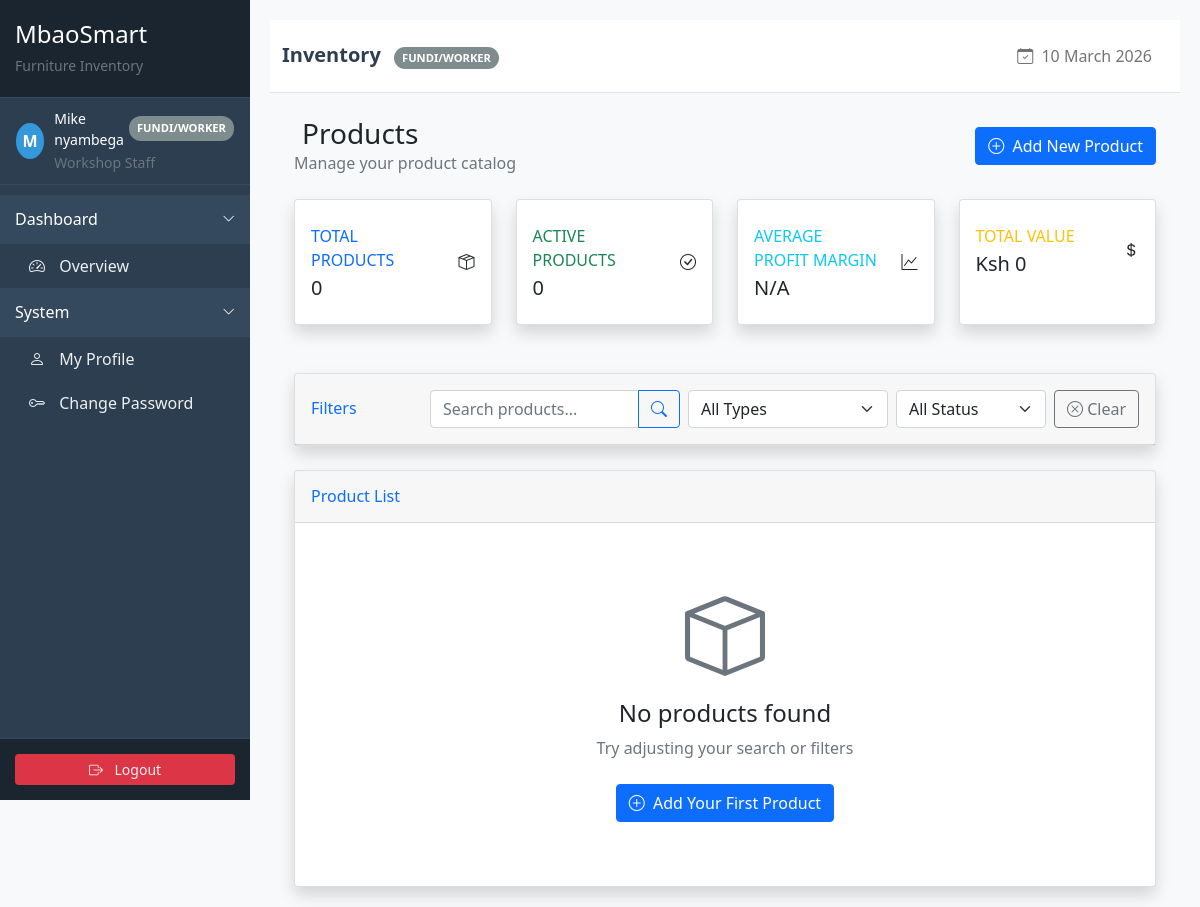
Before: /production/products/ (signed in) with the older database file.
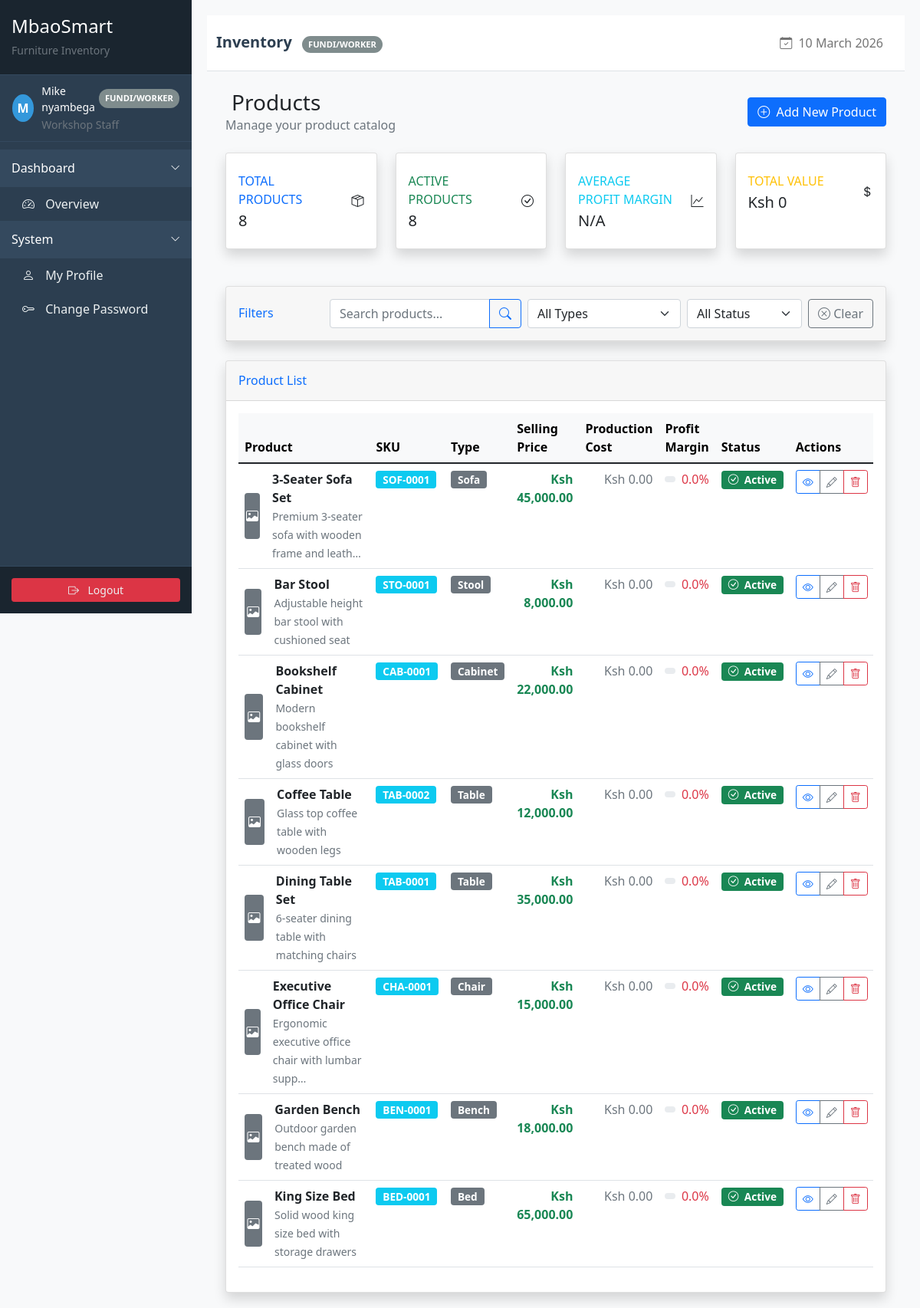
After: the same page with the newer database file.
### production/models.py (models this page shows, shortened)
class Product(models.Model):
    PRODUCT_TYPES = [
        ('chair', 'Chair'),
        ('bed', 'Bed'),
        ('table', 'Table'),
        ('sofa', 'Sofa'),
        ('cabinet', 'Cabinet'),
        ('shelf', 'Shelf'),
        ('stool', 'Stool'),
        ('bench', 'Bench'),
    ]
    name = models.CharField(max_length=200)
    product_type = models.CharField(max_length=20, choices=PRODUCT_TYPES)
    sku = models.CharField(max_length=50, unique=True, verbose_name="SKU")
    description = models.TextField(blank=True)
    selling_price = models.DecimalField(max_digits=12, decimal_places=2, validators=[MinValueValidator(0)])
    production_cost = models.DecimalField(max_digits=12, decimal_places=2, default=0, editable=False)
    profit_margin = models.DecimalField(max_digits=5, decimal_places=2, default=0, editable=False)
    image = models.ImageField(upload_to='products/', blank=True, null=True)
    is_active = models.BooleanField(default=True)
    created_at = models.DateTimeField(auto_now_add=True)
    updated_at = models.DateTimeField(auto_now=True)
    class Meta:
        ordering = ['name']
        verbose_name = "Product"
        verbose_name_plural = "Products"

### production/views.py (the view)
# urls.py: path('products/', views.ProductListView.as_view(), name='product_list'),
class ProductListView(LoginRequiredMixin, PermissionRequiredMixin, ListView):
    model = Product
    template_name = 'production/product_list.html'
    context_object_name = 'products'
    permission_required = 'production.view_product'
    paginate_by = 20
    def get_queryset(self):
        queryset = super().get_queryset()
        search_query = self.request.GET.get('search', '')
        if search_query:
            queryset = queryset.filter(
                Q(name__icontains=search_query) |
                Q(sku__icontains=search_query) |
                Q(description__icontains=search_query)
            )
        product_type = self.request.GET.get('product_type', '')
        if product_type:
            queryset = queryset.filter(product_type=product_type)
        status = self.request.GET.get('status', '')
        if status == 'active':
            queryset = queryset.filter(is_active=True)
        elif status == 'inactive':
            queryset = queryset.filter(is_active=False)
        return queryset
    def get_context_data(self, **kwargs):
        context = super().get_context_data(**kwargs)
        context['product_types'] = Product.PRODUCT_TYPES
        context['search_query'] = self.request.GET.get('search', '')
        context['selected_type'] = self.request.GET.get('product_type', '')
        context['selected_status'] = self.request.GET.get('status', '')
        context['total_products'] = Product.objects.count()
        context['active_products'] = Product.objects.filter(is_active=True).count()
        return context

### inventory/context_processors.py (called while the page is built)
def stock_alert_count(request):
    if request.user.is_authenticated:
        count = StockAlert.objects.filter(is_active=True).count()
        return {'stock_alert_count': count}
    return {'stock_alert_count': 0}

### templates/production/product_list.html (shortened to what the changed rows need)
{% extends 'base/base.html' %}
{% load static %}
{% load humanize %}
{% block content %}
<div class="container-fluid">
    <div class="d-flex justify-content-between align-items-center mb-4">
        <div>
            <h1 class="h3 mb-0 text-gray-800">
                 Products
            </h1>
        </div>
    </div>
    <div class="row mb-4">
        <div class="col-xl-3 col-md-6 mb-4">
            <div class="card border-left-primary shadow h-100 py-2">
                <div class="card-body">
                    <div class="row no-gutters align-items-center">
                        <div class="col mr-2">
                            <div class="text-xs font-weight-bold text-primary text-uppercase mb-1">
                                Total Products
                            </div>
                            <div class="h5 mb-0 font-weight-bold text-gray-800">{{ total_products }}</div>
                        </div>
                    </div>
                </div>
            </div>
        </div>
        <div class="col-xl-3 col-md-6 mb-4">
            <div class="card border-left-success shadow h-100 py-2">
                <div class="card-body">
                    <div class="row no-gutters align-items-center">
                        <div class="col mr-2">
                            <div class="text-xs font-weight-bold text-success text-uppercase mb-1">
                                Active Products
                            </div>
                            <div class="h5 mb-0 font-weight-bold text-gray-800">{{ active_products }}</div>
                        </div>
                    </div>
                </div>
            </div>
        </div>
    </div>
    <div class="card shadow">
        <div class="card-body">
            {% if products %}
            <div class="table-responsive">
                <table class="table table-hover">
                    <thead class="table-light">
                        <tr>
                            <th>Product</th>
                            <th>SKU</th>
                            <th>Type</th>
                            <th>Selling Price</th>
                            <th>Production Cost</th>
                            <th>Profit Margin</th>
                            <th>Status</th>
                            <th>Actions</th>
                        </tr>
                    </thead>
                    <tbody>
                        {% for product in products %}
                        <tr>
                            <td>
                                <div class="d-flex align-items-center">
                                    {% if product.image %}
                                    <img src="{{ product.image.url }}" alt="{{ product.name }}"
                                         class="rounded me-3" style="width: 60px; height: 60px; object-fit: cover;">
                                    {% else %}
                                    <div class="bg-secondary rounded d-flex align-items-center justify-content-center me-3"
                                         style="width: 60px; height: 60px;">
                                        <i class="bi bi-image text-white"></i>
                                    </div>
                                    {% endif %}
                                    <div>
                                        <strong class="d-block">{{ product.name }}</strong>
                                        <small class="text-muted">{{ product.description|truncatechars:50 }}</small>
                                    </div>
                                </div>
                            </td>
                            <td>
                                <span class="badge bg-info">{{ product.sku }}</span>
                            </td>
                            <td>
                                <span class="badge bg-secondary">{{ product.get_product_type_display }}</span>
                            </td>
                            <td class="text-end">
                                <strong class="text-success">Ksh {{ product.selling_price|intcomma }}</strong>
                            </td>
                            <td class="text-end">
                                <span class="text-muted">Ksh {{ product.production_cost|intcomma }}</span>
                            </td>
                            <td>
                                <div class="d-flex align-items-center">
                                    <div class="progress flex-grow-1 me-2" style="height: 8px;">
                                    </div>
                                    <span class="{% if product.profit_margin > 30 %}text-success
                                                {% elif product.profit_margin > 15 %}text-warning
                                                {% else %}text-danger{% endif %}">
                                        {{ product.profit_margin|floatformat:1 }}%
                                    </span>
                                </div>
                            </td>
                            <td>
                                {% if product.is_active %}
                                <span class="badge bg-success">
                                    <i class="bi bi-check-circle me-1"></i> Active
                                </span>
                                {% else %}
                                <span class="badge bg-danger">
                                    <i class="bi bi-x-circle me-1"></i> Inactive
                                </span>
                                {% endif %}
                            </td>
                            <td>
                                <div class="btn-group btn-group-sm">
                                    <a href="{% url 'production:product_detail' product.pk %}"
                                       class="btn btn-outline-primary" title="View">
                                        <i class="bi bi-eye"></i>
                                    </a>
                                    {% if perms.production.change_product %}
                                    <a href="{% url 'production:product_edit' product.pk %}"
                                       class="btn btn-outline-secondary" title="Edit">
                                        <i class="bi bi-pencil"></i>
                                    </a>
                                    {% endif %}
                                    {% if perms.production.delete_product %}
                                    <button type="button" class="btn btn-outline-danger"
                                            data-bs-toggle="modal" data-bs-target="#deleteModal{{ product.id }}"
                                            title="Delete">
                                        <i class="bi bi-trash"></i>
                                    </button>
                                    {% endif %}
                                </div>
                            </td>
                        </tr>
                        {% endfor %}
                    </tbody>
                </table>
            </div>
            {% else %}
            <div class="text-center py-5">
                <i class="bi bi-box display-1 text-muted"></i>
                <h4 class="mt-3">No products found</h4>
                <p class="text-muted">Try adjusting your search or filters</p>
                {% if perms.production.add_product %}
                <a href="{% url 'production:product_create' %}" class="btn btn-primary mt-2">
                    <i class="bi bi-plus-circle me-1"></i> Add Your First Product
                </a>
                {% endif %}
            </div>
            {% endif %}
        </div>
    </div>
</div>
{% endblock %}

Changed rows visible on the page:
added Product: name "3-Seater Sofa Set", description "Premium 3-seater sofa with wooden frame and leath…", sku "SOF-0001", product_type "Sofa", selling_price "45,000.00", production_cost "0.00", profit_margin "0.0", is_active True (drawn)
added Product: name "Bar Stool", description "Adjustable height bar stool with cushioned seat", sku "STO-0001", product_type "Stool", selling_price "8,000.00", production_cost "0.00", profit_margin "0.0", is_active True (drawn)
added Product: name "Bookshelf Cabinet", description "Modern bookshelf cabinet with glass doors", sku "CAB-0001", product_type "Cabinet", selling_price "22,000.00", production_cost "0.00", profit_margin "0.0", is_active True (drawn)
added Product: name "Coffee Table", description "Glass top coffee table with wooden legs", sku "TAB-0002", product_type "Table", selling_price "12,000.00", production_cost "0.00", profit_margin "0.0", is_active True (drawn)
added Product: name "Dining Table Set", description "6-seater dining table with matching chairs", sku "TAB-0001", product_type "Table", selling_price "35,000.00", production_cost "0.00", profit_margin "0.0", is_active True (drawn)
added Product: name "Executive Office Chair", description "Ergonomic executive office chair with lumbar supp…", sku "CHA-0001", product_type "Chair", selling_price "15,000.00", production_cost "0.00", profit_margin "0.0", is_active True (drawn)
added Product: name "Garden Bench", description "Outdoor garden bench made of treated wood", sku "BEN-0001", product_type "Bench", selling_price "18,000.00", production_cost "0.00", profit_margin "0.0", is_active True (drawn)
added Product: name "King Size Bed", description "Solid wood king size bed with storage drawers", sku "BED-0001", product_type "Bed", selling_price "65,000.00", production_cost "0.00", profit_margin "0.0", is_active True (drawn)
Other visible differences:
{{ total_products }}: "0" → "8"
{{ active_products }}: "0" → "8"
text no longer shown: "No products found Try adjusting your search or filters Add Your First Product"
text now shown: "Product SKU Type Selling Price Production Cost Profit Margin Status Actions"
